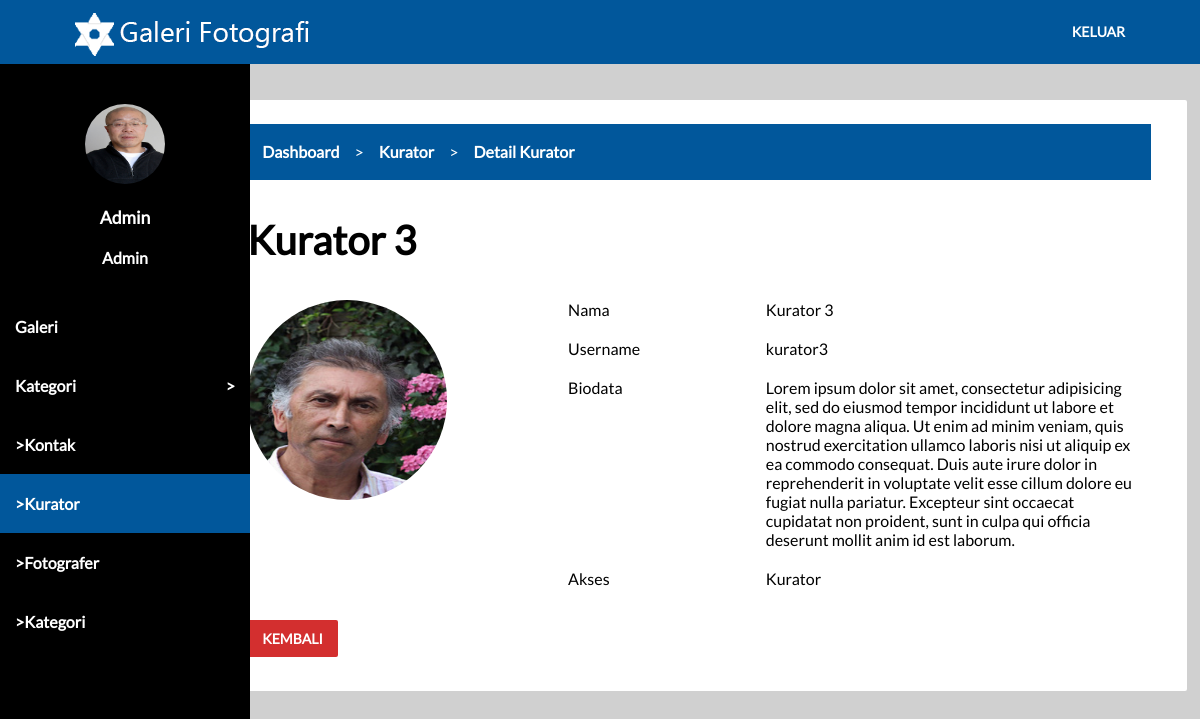
/dashboard.php?p=kurator&m=detail&id=3 (signed in), run on the app's committed database.
### tables this page shows
CREATE TABLE `roles` (
  `id` int(10) NOT NULL,
  `nama` varchar(255) NOT NULL
);

CREATE TABLE `kurator` (
  `id` int(10) NOT NULL,
  `nama` varchar(255) NOT NULL,
  `foto` varchar(255) NOT NULL,
  `biodata` text NOT NULL,
  `user_id` int(10) NOT NULL
);

CREATE TABLE `users` (
  `id` int(10) NOT NULL,
  `username` varchar(255) NOT NULL,
  `password` varchar(255) NOT NULL,
  `role_id` int(10) NOT NULL
);

### koneksi.php (called while the page is built, shortened)
<?php
$url = $_SERVER['HTTP_HOST'].$_SERVER['REQUEST_URI'];
function get($val)
{
  return isset($_GET[$val])?htmlspecialchars($_GET[$val]):null;
}
function getUrl($val)
{
  global $url;
  return stristr($url,$val);
}
?>

### tampilan/admin/kurator/detail.php (the view)
<?php
$kurator = $koneksi->prepare('select *from kurator where id = "'.get('id').'"');
$kurator->execute();
$data_kurator = $kurator->fetch(PDO::FETCH_ASSOC);
$kurator_mapping = $koneksi->prepare('select *from users where id = "'.$data_kurator['user_id'].'"');
$kurator_mapping->execute();
$data_kurator_mapping = $kurator_mapping->fetch(PDO::FETCH_ASSOC);
?>
<div class="card-panel">
  <div class="row">
    <div class="col s12">
      <div class="breadcrumb">
        <ul>
          <li><a href="dashboard.php">Dashboard</a></li>
          <li><a href="dashboard.php?p=kurator">Kurator</a></li>
          <li><a href="dashboard.php?p=kurator&m=detail&id=<?php echo $data_kurator['id']; ?>">Detail Kurator</a></li>
        </ul>
      </div>
    </div>
  </div>
  <div class="row">
    <div class="col s12">
      <h2><?php echo $data_kurator['nama']; ?></h2>
    </div>
  </div>
  <div class="row">
    <div class="col s4">
      <img src="assets/img/users/<?php echo $data_kurator['foto']; ?>" class="circle" width="200" height="200">
    </div>
    <div class="col s8">
      <div class="row">
        <div class="col s4">
          Nama
        </div>
        <div class="col s8">
          <?php echo $data_kurator['nama']; ?>
        </div>
      </div>
      <div class="row">
        <div class="col s4">
          Username
        </div>
        <div class="col s8">
          <?php echo $data_kurator_mapping['username']; ?>
        </div>
      </div>
      <div class="row">
        <div class="col s4">
          Biodata
        </div>
        <div class="col s8">
          <?php echo $data_kurator['biodata']; ?>
        </div>
      </div>
      <div class="row">
        <div class="col s4">
          Akses
        </div>
        <div class="col s8">
          Kurator
        </div>
      </div>
    </div>
  </div>
  <div class="row">
    <div class="col s12">
      <a href="dashboard.php?p=kurator" class="btn red">Kembali</a>
    </div>
  </div>
</div>

### side-dashboard.php (shortened to what this page needs)
<aside>
  <div class="aside-profile">
    <div class="row center">
      <div class="col s12">
        <img src="assets/img/users/<?php echo $data_user_mapping['foto']; ?>" class="circle" width="80" height="80">
      </div>
    </div>
    <div class="row center">
      <div class="col s12">
        <a href="javascript:void(0)" class="aside-profile-name"><?php echo $data_user_mapping['nama']; ?></a>
      </div>
    </div>
    <div class="row center">
      <div class="col s12">
        <span class="aside-profile-role"><?php echo $data_role_dash['nama']; ?></span>
      </div>
    </div>
  </div>
  <ul>
    <li><a href="dashboard.php?p=karya">Galeri</a></li>
    <li><a href="javascript:void(0)" id="open-submenu">Kategori</a>
    </li>
    <?php
    if ($data_user['role_id']==1) {
    ?>
    <li><a href="dashboard.php?p=kontak" class="<?php if(getUrl('dashboard.php?p=kontak')==true){echo "active"; } ?>">>Kontak</a></li>
    <li><a href="dashboard.php?p=kurator" class="<?php if(getUrl('dashboard.php?p=kurator')==true){echo "active"; } ?>">>Kurator</a></li>
    <li><a href="dashboard.php?p=fotografer" class="<?php if(getUrl('dashboard.php?p=fotografer')==true){echo "active"; } ?>">>Fotografer</a></li>
    <li><a href="dashboard.php?p=kategori" class="<?php if(getUrl('dashboard.php?p=kategori')==true){echo "active"; } ?>">>Kategori</a></li>
    <?php
    }
    elseif ($data_user['role_id']==2) {
    ?>
    <li><a href="dashboard.php?p=profile" class="<?php if(getUrl('dashboard.php?p=profile')==true){echo "active"; } ?>">><?php echo $data_user_mapping['nama'] ?></a></li>
    <?php
    }
    elseif ($data_user['role_id']==3) {
    ?>
    <li><a href="dashboard.php?p=profile" class="<?php if(getUrl('dashboard.php?p=profile')==true){echo "active"; } ?>"><?php echo $data_user_mapping['nama'] ?></a></li>
    <?php
    }
    ?>
  </ul>
</aside>

### assets/css/main.css (style rules this page uses)
.center { text-align: center; }
.circle { border-radius: 100%; }
ul { list-style-type: none; padding: 0; margin: 0; }
a { text-decoration: none; outline: none; }
body { overflow-x: hidden; margin: 0; padding: 0; font-family: Lato; font-size: 1rem; }
.row { margin-left: auto; margin-right: auto; margin-bottom: 20px; }
.row:after { clear: both; content: ""; display: table; }
.row .col { float: left; min-height: 1px; box-sizing: border-box; padding: 0 .75rem; }
.row .col.s4 { width: 33.3%; left: auto; right: auto; margin-left: auto; }
.row .col.s8 { width: 66.6%; left: auto; right: auto; margin-left: auto; }
.row .col.s12 { width: 100%; left: auto; right: auto; margin-left: auto; }
.card-panel { padding: 24px; overflow: hidden; background-color: #fff; display: block; border-radius: 2px; }
aside { display: block; width: 250px; height: 100%; position: fixed; left: 0; top: 64px; z-index: 99; background-color: #000; }
aside ul li { list-style-type: none; padding: 0; margin: 0; }
aside ul a { display: block; padding: 20px 15px; color:#fff; font-weight: 600; transition: background-color .2s ease-out; }
.grey { background-color: #d0d0d0; }
.btn { cursor: pointer; border-radius: 2px; transition: background-color .2s ease-out; background-color: #01579b; outline: none; border: none; font-family: Lato; text-transform: uppercase; font-size: 14px; padding: 10px 15px; color: #fff; font-weight: 600; }
.red { background-color: #d32f2f; }
.breadcrumb { display: block; width: 100%; background-color: #01579b; }
.breadcrumb ul { height: 56px; line-height: 56px; margin: 0; padding: 0; list-style-type: none; }
.breadcrumb ul li { float: left; }
.breadcrumb ul a { font-weight: 600; color:#fff; font-size: 1rem; padding: 0 15px; }
.breadcrumb ul li:after { content: ">"; color: #fff; }
.breadcrumb ul li:last-child:after { content: ""; }
.dashboard h2 { margin-top: 1rem; margin-bottom: 1rem; font-size: 2.5rem; }
.aside-profile { padding: 40px 0 10px; }
.aside-profile-name { color:#fff; font-weight: 600; font-size: 1.1rem; }
.aside-profile-role { color: #fff; font-weight: 600; font-size: 1rem; }
#open-submenu:after { float: right; content: ">"; }
aside .active { background-color: #01579b; }

### data on the page
roles: nama "Admin"
kurator: nama "Kurator 3", foto (picture), biodata "Lorem ipsum dolor sit amet, consectetur adipisicing elit, sed do eiusmod tempor incididunt ut labore et dolore magna aliqua. Ut enim ad minim veniam, quis nostrud exercitation ullamco laboris nisi ut aliquip ex ea commodo consequat. Duis aute irure dolor in reprehenderit in voluptate velit esse cillum dolore eu fugiat nulla pariatur. Excepteur sint occaecat cupidatat non proident, sunt in culpa qui officia deserunt mollit anim id est laborum."
users: username "kurator3"

### other printed values
$data_user_mapping['nama'] "Admin"
